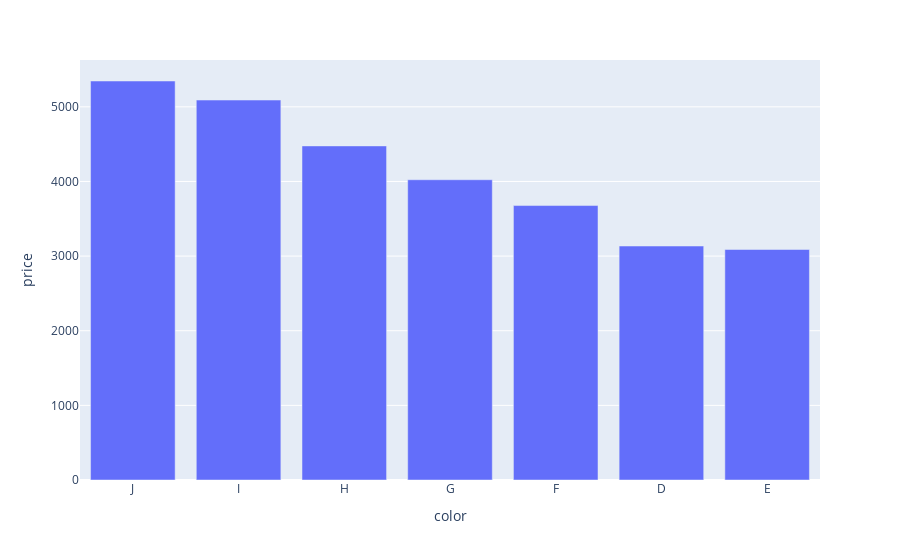

The code cell stored with this chart in its notebook:
### Code cell
fig = px.bar(df_color, x='color', y='price')
fig.show()

### Figure 1 — Plotly figure (JSON) as saved in the notebook; plotly's stock layout.template omitted (floating-point values rounded to 4 significant figures)
{"data": [{"alignmentgroup": "True", "hovertemplate": "color=%{x}<br>price=%{y}<extra></extra>", "legendgroup": "", "marker": {"color": "#636efa", "pattern": {"shape": ""}}, "name": "", "offsetgroup": "", "orientation": "v", "showlegend": false, "textposition": "auto", "type": "bar", "x": ["J", "I", "H", "G", "F", "D", "E"], "xaxis": "x", "y": [5346.0, 5091.0, 4476.0, 4023.0, 3677.0, 3135.0, 3088.0], "yaxis": "y"}], "layout": {"barmode": "relative", "legend": {"tracegroupgap": 0}, "margin": {"t": 60}, "xaxis": {"anchor": "y", "domain": [0, 1], "title": {"text": "color"}}, "yaxis": {"anchor": "x", "domain": [0, 1], "title": {"text": "price"}}}}
